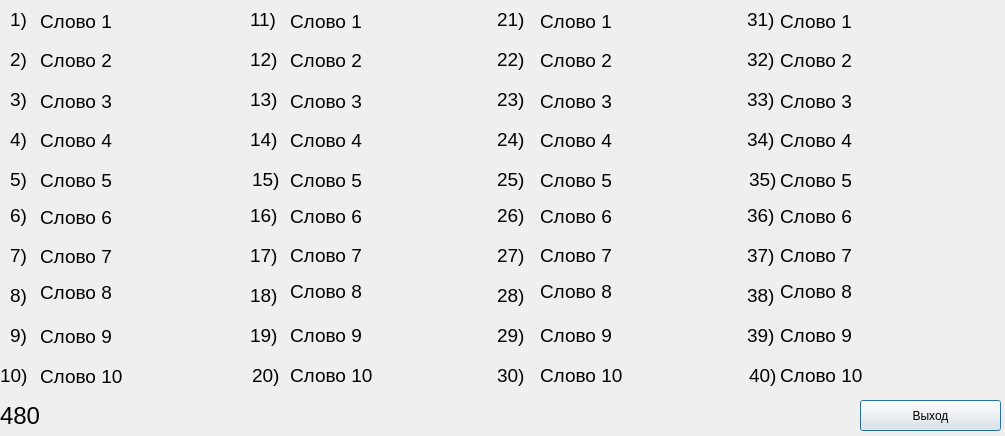
<?xml version="1.0" encoding="UTF-8"?>
<ui version="4.0">
 <class>Test40Words</class>
 <widget class="QDialog" name="Test40Words">
  <property name="geometry">
   <rect>
    <x>0</x>
    <y>0</y>
    <width>1005</width>
    <height>436</height>
   </rect>
  </property>
  <property name="acceptDrops">
   <bool>false</bool>
  </property>
  <property name="windowTitle">
   <string>Тест</string>
  </property>
  <widget class="QLabel" name="word17">
   <property name="geometry">
    <rect>
     <x>290</x>
     <y>235</y>
     <width>201</width>
     <height>41</height>
    </rect>
   </property>
   <property name="font">
    <font>
     <pointsize>14</pointsize>
    </font>
   </property>
   <property name="text">
    <string>Слово 7</string>
   </property>
  </widget>
  <widget class="QLabel" name="label_5">
   <property name="geometry">
    <rect>
     <x>0</x>
     <y>360</y>
     <width>31</width>
     <height>31</height>
    </rect>
   </property>
   <property name="font">
    <font>
     <pointsize>14</pointsize>
    </font>
   </property>
   <property name="text">
    <string>10)</string>
   </property>
  </widget>
  <widget class="QLabel" name="word12">
   <property name="geometry">
    <rect>
     <x>290</x>
     <y>40</y>
     <width>201</width>
     <height>41</height>
    </rect>
   </property>
   <property name="font">
    <font>
     <pointsize>14</pointsize>
    </font>
   </property>
   <property name="text">
    <string>Слово 2</string>
   </property>
  </widget>
  <widget class="QLabel" name="label_2">
   <property name="geometry">
    <rect>
     <x>10</x>
     <y>240</y>
     <width>21</width>
     <height>31</height>
    </rect>
   </property>
   <property name="font">
    <font>
     <pointsize>14</pointsize>
    </font>
   </property>
   <property name="text">
    <string>7)</string>
   </property>
  </widget>
  <widget class="QLabel" name="label_37">
   <property name="geometry">
    <rect>
     <x>497</x>
     <y>200</y>
     <width>31</width>
     <height>31</height>
    </rect>
   </property>
   <property name="font">
    <font>
     <pointsize>14</pointsize>
    </font>
   </property>
   <property name="text">
    <string>26)</string>
   </property>
  </widget>
  <widget class="QLabel" name="word1">
   <property name="geometry">
    <rect>
     <x>40</x>
     <y>1</y>
     <width>201</width>
     <height>41</height>
    </rect>
   </property>
   <property name="font">
    <font>
     <pointsize>14</pointsize>
    </font>
   </property>
   <property name="text">
    <string>Слово 1</string>
   </property>
  </widget>
  <widget class="QLabel" name="label_24">
   <property name="geometry">
    <rect>
     <x>749</x>
     <y>360</y>
     <width>31</width>
     <height>31</height>
    </rect>
   </property>
   <property name="font">
    <font>
     <pointsize>14</pointsize>
    </font>
   </property>
   <property name="text">
    <string>40)</string>
   </property>
  </widget>
  <widget class="QLabel" name="label_31">
   <property name="geometry">
    <rect>
     <x>497</x>
     <y>360</y>
     <width>31</width>
     <height>31</height>
    </rect>
   </property>
   <property name="font">
    <font>
     <pointsize>14</pointsize>
    </font>
   </property>
   <property name="text">
    <string>30)</string>
   </property>
  </widget>
  <widget class="QLabel" name="label_25">
   <property name="geometry">
    <rect>
     <x>747</x>
     <y>280</y>
     <width>31</width>
     <height>31</height>
    </rect>
   </property>
   <property name="font">
    <font>
     <pointsize>14</pointsize>
    </font>
   </property>
   <property name="text">
    <string>38)</string>
   </property>
  </widget>
  <widget class="QLabel" name="label_41">
   <property name="geometry">
    <rect>
     <x>747</x>
     <y>240</y>
     <width>31</width>
     <height>31</height>
    </rect>
   </property>
   <property name="font">
    <font>
     <pointsize>14</pointsize>
    </font>
   </property>
   <property name="text">
    <string>37)</string>
   </property>
  </widget>
  <widget class="QLabel" name="word8">
   <property name="geometry">
    <rect>
     <x>40</x>
     <y>267</y>
     <width>201</width>
     <height>51</height>
    </rect>
   </property>
   <property name="font">
    <font>
     <pointsize>14</pointsize>
    </font>
   </property>
   <property name="text">
    <string>Слово 8</string>
   </property>
  </widget>
  <widget class="QLabel" name="word20">
   <property name="geometry">
    <rect>
     <x>290</x>
     <y>355</y>
     <width>201</width>
     <height>41</height>
    </rect>
   </property>
   <property name="font">
    <font>
     <pointsize>14</pointsize>
    </font>
   </property>
   <property name="text">
    <string>Слово 10</string>
   </property>
  </widget>
  <widget class="QLabel" name="word14">
   <property name="geometry">
    <rect>
     <x>290</x>
     <y>120</y>
     <width>201</width>
     <height>41</height>
    </rect>
   </property>
   <property name="font">
    <font>
     <pointsize>14</pointsize>
    </font>
   </property>
   <property name="text">
    <string>Слово 4</string>
   </property>
  </widget>
  <widget class="QLabel" name="word19">
   <property name="geometry">
    <rect>
     <x>290</x>
     <y>315</y>
     <width>201</width>
     <height>41</height>
    </rect>
   </property>
   <property name="font">
    <font>
     <pointsize>14</pointsize>
    </font>
   </property>
   <property name="text">
    <string>Слово 9</string>
   </property>
  </widget>
  <widget class="QLabel" name="label_6">
   <property name="geometry">
    <rect>
     <x>250</x>
     <y>200</y>
     <width>31</width>
     <height>31</height>
    </rect>
   </property>
   <property name="font">
    <font>
     <pointsize>14</pointsize>
    </font>
   </property>
   <property name="text">
    <string>16)</string>
   </property>
  </widget>
  <widget class="QLabel" name="word15">
   <property name="geometry">
    <rect>
     <x>290</x>
     <y>160</y>
     <width>201</width>
     <height>41</height>
    </rect>
   </property>
   <property name="font">
    <font>
     <pointsize>14</pointsize>
    </font>
   </property>
   <property name="text">
    <string>Слово 5</string>
   </property>
  </widget>
  <widget class="QLabel" name="word2">
   <property name="geometry">
    <rect>
     <x>40</x>
     <y>40</y>
     <width>201</width>
     <height>41</height>
    </rect>
   </property>
   <property name="font">
    <font>
     <pointsize>14</pointsize>
    </font>
   </property>
   <property name="text">
    <string>Слово 2</string>
   </property>
  </widget>
  <widget class="QLabel" name="word9">
   <property name="geometry">
    <rect>
     <x>40</x>
     <y>316</y>
     <width>201</width>
     <height>41</height>
    </rect>
   </property>
   <property name="font">
    <font>
     <pointsize>14</pointsize>
    </font>
   </property>
   <property name="text">
    <string>Слово 9</string>
   </property>
  </widget>
  <widget class="QLabel" name="word18">
   <property name="geometry">
    <rect>
     <x>290</x>
     <y>266</y>
     <width>201</width>
     <height>51</height>
    </rect>
   </property>
   <property name="font">
    <font>
     <pointsize>14</pointsize>
    </font>
   </property>
   <property name="text">
    <string>Слово 8</string>
   </property>
  </widget>
  <widget class="QLabel" name="label_35">
   <property name="geometry">
    <rect>
     <x>747</x>
     <y>200</y>
     <width>31</width>
     <height>31</height>
    </rect>
   </property>
   <property name="font">
    <font>
     <pointsize>14</pointsize>
    </font>
   </property>
   <property name="text">
    <string>36)</string>
   </property>
  </widget>
  <widget class="QLabel" name="label_3">
   <property name="geometry">
    <rect>
     <x>10</x>
     <y>280</y>
     <width>21</width>
     <height>31</height>
    </rect>
   </property>
   <property name="font">
    <font>
     <pointsize>14</pointsize>
    </font>
   </property>
   <property name="text">
    <string>8)</string>
   </property>
  </widget>
  <widget class="QLabel" name="label_39">
   <property name="geometry">
    <rect>
     <x>497</x>
     <y>320</y>
     <width>31</width>
     <height>31</height>
    </rect>
   </property>
   <property name="font">
    <font>
     <pointsize>14</pointsize>
    </font>
   </property>
   <property name="text">
    <string>29)</string>
   </property>
  </widget>
  <widget class="QPushButton" name="pushButton">
   <property name="geometry">
    <rect>
     <x>860</x>
     <y>400</y>
     <width>141</width>
     <height>31</height>
    </rect>
   </property>
   <property name="text">
    <string>Выход</string>
   </property>
  </widget>
  <widget class="QLabel" name="word4">
   <property name="geometry">
    <rect>
     <x>40</x>
     <y>120</y>
     <width>201</width>
     <height>41</height>
    </rect>
   </property>
   <property name="font">
    <font>
     <pointsize>14</pointsize>
    </font>
   </property>
   <property name="text">
    <string>Слово 4</string>
   </property>
  </widget>
  <widget class="QLabel" name="label_7">
   <property name="geometry">
    <rect>
     <x>250</x>
     <y>240</y>
     <width>31</width>
     <height>31</height>
    </rect>
   </property>
   <property name="font">
    <font>
     <pointsize>14</pointsize>
    </font>
   </property>
   <property name="text">
    <string>17)</string>
   </property>
  </widget>
  <widget class="QLabel" name="label_28">
   <property name="geometry">
    <rect>
     <x>747</x>
     <y>320</y>
     <width>31</width>
     <height>31</height>
    </rect>
   </property>
   <property name="font">
    <font>
     <pointsize>14</pointsize>
    </font>
   </property>
   <property name="text">
    <string>39)</string>
   </property>
  </widget>
  <widget class="QLabel" name="word10">
   <property name="geometry">
    <rect>
     <x>40</x>
     <y>356</y>
     <width>201</width>
     <height>41</height>
    </rect>
   </property>
   <property name="font">
    <font>
     <pointsize>14</pointsize>
    </font>
   </property>
   <property name="text">
    <string>Слово 10</string>
   </property>
  </widget>
  <widget class="QLabel" name="word5">
   <property name="geometry">
    <rect>
     <x>40</x>
     <y>160</y>
     <width>201</width>
     <height>41</height>
    </rect>
   </property>
   <property name="font">
    <font>
     <pointsize>14</pointsize>
    </font>
   </property>
   <property name="text">
    <string>Слово 5</string>
   </property>
  </widget>
  <widget class="QLabel" name="label_10">
   <property name="geometry">
    <rect>
     <x>252</x>
     <y>360</y>
     <width>31</width>
     <height>31</height>
    </rect>
   </property>
   <property name="font">
    <font>
     <pointsize>14</pointsize>
    </font>
   </property>
   <property name="text">
    <string>20)</string>
   </property>
  </widget>
  <widget class="QLabel" name="label_1">
   <property name="geometry">
    <rect>
     <x>10</x>
     <y>200</y>
     <width>21</width>
     <height>31</height>
    </rect>
   </property>
   <property name="font">
    <font>
     <pointsize>14</pointsize>
    </font>
   </property>
   <property name="text">
    <string>6)</string>
   </property>
  </widget>
  <widget class="QLabel" name="label_9">
   <property name="geometry">
    <rect>
     <x>250</x>
     <y>320</y>
     <width>31</width>
     <height>31</height>
    </rect>
   </property>
   <property name="font">
    <font>
     <pointsize>14</pointsize>
    </font>
   </property>
   <property name="text">
    <string>19)</string>
   </property>
  </widget>
  <widget class="QLabel" name="word16">
   <property name="geometry">
    <rect>
     <x>290</x>
     <y>196</y>
     <width>201</width>
     <height>41</height>
    </rect>
   </property>
   <property name="font">
    <font>
     <pointsize>14</pointsize>
    </font>
   </property>
   <property name="text">
    <string>Слово 6</string>
   </property>
  </widget>
  <widget class="QLabel" name="word6">
   <property name="geometry">
    <rect>
     <x>40</x>
     <y>197</y>
     <width>201</width>
     <height>41</height>
    </rect>
   </property>
   <property name="font">
    <font>
     <pointsize>14</pointsize>
    </font>
   </property>
   <property name="text">
    <string>Слово 6</string>
   </property>
  </widget>
  <widget class="QLabel" name="label_26">
   <property name="geometry">
    <rect>
     <x>497</x>
     <y>240</y>
     <width>31</width>
     <height>31</height>
    </rect>
   </property>
   <property name="font">
    <font>
     <pointsize>14</pointsize>
    </font>
   </property>
   <property name="text">
    <string>27)</string>
   </property>
  </widget>
  <widget class="QLabel" name="word3">
   <property name="geometry">
    <rect>
     <x>40</x>
     <y>81</y>
     <width>201</width>
     <height>41</height>
    </rect>
   </property>
   <property name="font">
    <font>
     <pointsize>14</pointsize>
    </font>
   </property>
   <property name="text">
    <string>Слово 3</string>
   </property>
  </widget>
  <widget class="QLabel" name="label_8">
   <property name="geometry">
    <rect>
     <x>250</x>
     <y>280</y>
     <width>31</width>
     <height>31</height>
    </rect>
   </property>
   <property name="font">
    <font>
     <pointsize>14</pointsize>
    </font>
   </property>
   <property name="text">
    <string>18)</string>
   </property>
  </widget>
  <widget class="QLabel" name="label_4">
   <property name="geometry">
    <rect>
     <x>10</x>
     <y>320</y>
     <width>21</width>
     <height>31</height>
    </rect>
   </property>
   <property name="font">
    <font>
     <pointsize>14</pointsize>
    </font>
   </property>
   <property name="text">
    <string>9)</string>
   </property>
  </widget>
  <widget class="QLabel" name="label_34">
   <property name="geometry">
    <rect>
     <x>497</x>
     <y>280</y>
     <width>31</width>
     <height>31</height>
    </rect>
   </property>
   <property name="font">
    <font>
     <pointsize>14</pointsize>
    </font>
   </property>
   <property name="text">
    <string>28)</string>
   </property>
  </widget>
  <widget class="QLabel" name="word11">
   <property name="geometry">
    <rect>
     <x>290</x>
     <y>1</y>
     <width>201</width>
     <height>41</height>
    </rect>
   </property>
   <property name="font">
    <font>
     <pointsize>14</pointsize>
    </font>
   </property>
   <property name="text">
    <string>Слово 1</string>
   </property>
  </widget>
  <widget class="QLabel" name="word13">
   <property name="geometry">
    <rect>
     <x>290</x>
     <y>81</y>
     <width>201</width>
     <height>41</height>
    </rect>
   </property>
   <property name="font">
    <font>
     <pointsize>14</pointsize>
    </font>
   </property>
   <property name="text">
    <string>Слово 3</string>
   </property>
  </widget>
  <widget class="QLabel" name="word7">
   <property name="geometry">
    <rect>
     <x>40</x>
     <y>236</y>
     <width>201</width>
     <height>41</height>
    </rect>
   </property>
   <property name="font">
    <font>
     <pointsize>14</pointsize>
    </font>
   </property>
   <property name="text">
    <string>Слово 7</string>
   </property>
  </widget>
  <widget class="QLabel" name="label_21">
   <property name="geometry">
    <rect>
     <x>0</x>
     <y>400</y>
     <width>51</width>
     <height>31</height>
    </rect>
   </property>
   <property name="font">
    <font>
     <pointsize>18</pointsize>
    </font>
   </property>
   <property name="text">
    <string>480</string>
   </property>
  </widget>
  <widget class="QLabel" name="label_11">
   <property name="geometry">
    <rect>
     <x>250</x>
     <y>124</y>
     <width>31</width>
     <height>31</height>
    </rect>
   </property>
   <property name="font">
    <font>
     <pointsize>14</pointsize>
    </font>
   </property>
   <property name="text">
    <string>14)</string>
   </property>
  </widget>
  <widget class="QLabel" name="label_12">
   <property name="geometry">
    <rect>
     <x>10</x>
     <y>44</y>
     <width>21</width>
     <height>31</height>
    </rect>
   </property>
   <property name="font">
    <font>
     <pointsize>14</pointsize>
    </font>
   </property>
   <property name="text">
    <string>2)</string>
   </property>
  </widget>
  <widget class="QLabel" name="label_32">
   <property name="geometry">
    <rect>
     <x>497</x>
     <y>164</y>
     <width>31</width>
     <height>31</height>
    </rect>
   </property>
   <property name="font">
    <font>
     <pointsize>14</pointsize>
    </font>
   </property>
   <property name="text">
    <string>25)</string>
   </property>
  </widget>
  <widget class="QLabel" name="label_29">
   <property name="geometry">
    <rect>
     <x>747</x>
     <y>124</y>
     <width>31</width>
     <height>31</height>
    </rect>
   </property>
   <property name="font">
    <font>
     <pointsize>14</pointsize>
    </font>
   </property>
   <property name="text">
    <string>34)</string>
   </property>
  </widget>
  <widget class="QLabel" name="label_27">
   <property name="geometry">
    <rect>
     <x>747</x>
     <y>84</y>
     <width>31</width>
     <height>31</height>
    </rect>
   </property>
   <property name="font">
    <font>
     <pointsize>14</pointsize>
    </font>
   </property>
   <property name="text">
    <string>33)</string>
   </property>
  </widget>
  <widget class="QLabel" name="label_42">
   <property name="geometry">
    <rect>
     <x>747</x>
     <y>44</y>
     <width>31</width>
     <height>31</height>
    </rect>
   </property>
   <property name="font">
    <font>
     <pointsize>14</pointsize>
    </font>
   </property>
   <property name="text">
    <string>32)</string>
   </property>
  </widget>
  <widget class="QLabel" name="label_36">
   <property name="geometry">
    <rect>
     <x>497</x>
     <y>84</y>
     <width>31</width>
     <height>31</height>
    </rect>
   </property>
   <property name="font">
    <font>
     <pointsize>14</pointsize>
    </font>
   </property>
   <property name="text">
    <string>23)</string>
   </property>
  </widget>
  <widget class="QLabel" name="label_38">
   <property name="geometry">
    <rect>
     <x>497</x>
     <y>4</y>
     <width>31</width>
     <height>31</height>
    </rect>
   </property>
   <property name="font">
    <font>
     <pointsize>14</pointsize>
    </font>
   </property>
   <property name="text">
    <string>21)</string>
   </property>
  </widget>
  <widget class="QLabel" name="label_40">
   <property name="geometry">
    <rect>
     <x>747</x>
     <y>4</y>
     <width>31</width>
     <height>31</height>
    </rect>
   </property>
   <property name="font">
    <font>
     <pointsize>14</pointsize>
    </font>
   </property>
   <property name="text">
    <string>31)</string>
   </property>
  </widget>
  <widget class="QLabel" name="label_13">
   <property name="geometry">
    <rect>
     <x>10</x>
     <y>164</y>
     <width>21</width>
     <height>31</height>
    </rect>
   </property>
   <property name="font">
    <font>
     <pointsize>14</pointsize>
    </font>
   </property>
   <property name="text">
    <string>5)</string>
   </property>
  </widget>
  <widget class="QLabel" name="label_30">
   <property name="geometry">
    <rect>
     <x>749</x>
     <y>164</y>
     <width>31</width>
     <height>31</height>
    </rect>
   </property>
   <property name="font">
    <font>
     <pointsize>14</pointsize>
    </font>
   </property>
   <property name="text">
    <string>35)</string>
   </property>
  </widget>
  <widget class="QLabel" name="label_14">
   <property name="geometry">
    <rect>
     <x>252</x>
     <y>164</y>
     <width>31</width>
     <height>31</height>
    </rect>
   </property>
   <property name="font">
    <font>
     <pointsize>14</pointsize>
    </font>
   </property>
   <property name="text">
    <string>15)</string>
   </property>
  </widget>
  <widget class="QLabel" name="label_15">
   <property name="geometry">
    <rect>
     <x>250</x>
     <y>4</y>
     <width>31</width>
     <height>31</height>
    </rect>
   </property>
   <property name="font">
    <font>
     <pointsize>14</pointsize>
    </font>
   </property>
   <property name="text">
    <string>11)</string>
   </property>
  </widget>
  <widget class="QLabel" name="label_16">
   <property name="geometry">
    <rect>
     <x>250</x>
     <y>84</y>
     <width>31</width>
     <height>31</height>
    </rect>
   </property>
   <property name="font">
    <font>
     <pointsize>14</pointsize>
    </font>
   </property>
   <property name="text">
    <string>13)</string>
   </property>
  </widget>
  <widget class="QLabel" name="label_43">
   <property name="geometry">
    <rect>
     <x>497</x>
     <y>124</y>
     <width>31</width>
     <height>31</height>
    </rect>
   </property>
   <property name="font">
    <font>
     <pointsize>14</pointsize>
    </font>
   </property>
   <property name="text">
    <string>24)</string>
   </property>
  </widget>
  <widget class="QLabel" name="label_17">
   <property name="geometry">
    <rect>
     <x>10</x>
     <y>4</y>
     <width>21</width>
     <height>31</height>
    </rect>
   </property>
   <property name="font">
    <font>
     <pointsize>14</pointsize>
    </font>
   </property>
   <property name="text">
    <string>1)</string>
   </property>
  </widget>
  <widget class="QLabel" name="label_18">
   <property name="geometry">
    <rect>
     <x>10</x>
     <y>124</y>
     <width>21</width>
     <height>31</height>
    </rect>
   </property>
   <property name="font">
    <font>
     <pointsize>14</pointsize>
    </font>
   </property>
   <property name="text">
    <string>4)</string>
   </property>
  </widget>
  <widget class="QLabel" name="label_19">
   <property name="geometry">
    <rect>
     <x>10</x>
     <y>84</y>
     <width>21</width>
     <height>31</height>
    </rect>
   </property>
   <property name="font">
    <font>
     <pointsize>14</pointsize>
    </font>
   </property>
   <property name="text">
    <string>3)</string>
   </property>
  </widget>
  <widget class="QLabel" name="label_33">
   <property name="geometry">
    <rect>
     <x>497</x>
     <y>44</y>
     <width>31</width>
     <height>31</height>
    </rect>
   </property>
   <property name="font">
    <font>
     <pointsize>14</pointsize>
    </font>
   </property>
   <property name="text">
    <string>22)</string>
   </property>
  </widget>
  <widget class="QLabel" name="label_20">
   <property name="geometry">
    <rect>
     <x>250</x>
     <y>44</y>
     <width>31</width>
     <height>31</height>
    </rect>
   </property>
   <property name="font">
    <font>
     <pointsize>14</pointsize>
    </font>
   </property>
   <property name="text">
    <string>12)</string>
   </property>
  </widget>
  <widget class="QLabel" name="word26">
   <property name="geometry">
    <rect>
     <x>540</x>
     <y>196</y>
     <width>201</width>
     <height>41</height>
    </rect>
   </property>
   <property name="font">
    <font>
     <pointsize>14</pointsize>
    </font>
   </property>
   <property name="text">
    <string>Слово 6</string>
   </property>
  </widget>
  <widget class="QLabel" name="word24">
   <property name="geometry">
    <rect>
     <x>540</x>
     <y>120</y>
     <width>201</width>
     <height>41</height>
    </rect>
   </property>
   <property name="font">
    <font>
     <pointsize>14</pointsize>
    </font>
   </property>
   <property name="text">
    <string>Слово 4</string>
   </property>
  </widget>
  <widget class="QLabel" name="word23">
   <property name="geometry">
    <rect>
     <x>540</x>
     <y>81</y>
     <width>201</width>
     <height>41</height>
    </rect>
   </property>
   <property name="font">
    <font>
     <pointsize>14</pointsize>
    </font>
   </property>
   <property name="text">
    <string>Слово 3</string>
   </property>
  </widget>
  <widget class="QLabel" name="word27">
   <property name="geometry">
    <rect>
     <x>540</x>
     <y>235</y>
     <width>201</width>
     <height>41</height>
    </rect>
   </property>
   <property name="font">
    <font>
     <pointsize>14</pointsize>
    </font>
   </property>
   <property name="text">
    <string>Слово 7</string>
   </property>
  </widget>
  <widget class="QLabel" name="word22">
   <property name="geometry">
    <rect>
     <x>540</x>
     <y>40</y>
     <width>201</width>
     <height>41</height>
    </rect>
   </property>
   <property name="font">
    <font>
     <pointsize>14</pointsize>
    </font>
   </property>
   <property name="text">
    <string>Слово 2</string>
   </property>
  </widget>
  <widget class="QLabel" name="word29">
   <property name="geometry">
    <rect>
     <x>540</x>
     <y>315</y>
     <width>201</width>
     <height>41</height>
    </rect>
   </property>
   <property name="font">
    <font>
     <pointsize>14</pointsize>
    </font>
   </property>
   <property name="text">
    <string>Слово 9</string>
   </property>
  </widget>
  <widget class="QLabel" name="word25">
   <property name="geometry">
    <rect>
     <x>540</x>
     <y>160</y>
     <width>201</width>
     <height>41</height>
    </rect>
   </property>
   <property name="font">
    <font>
     <pointsize>14</pointsize>
    </font>
   </property>
   <property name="text">
    <string>Слово 5</string>
   </property>
  </widget>
  <widget class="QLabel" name="word28">
   <property name="geometry">
    <rect>
     <x>540</x>
     <y>266</y>
     <width>201</width>
     <height>51</height>
    </rect>
   </property>
   <property name="font">
    <font>
     <pointsize>14</pointsize>
    </font>
   </property>
   <property name="text">
    <string>Слово 8</string>
   </property>
  </widget>
  <widget class="QLabel" name="word30">
   <property name="geometry">
    <rect>
     <x>540</x>
     <y>355</y>
     <width>201</width>
     <height>41</height>
    </rect>
   </property>
   <property name="font">
    <font>
     <pointsize>14</pointsize>
    </font>
   </property>
   <property name="text">
    <string>Слово 10</string>
   </property>
  </widget>
  <widget class="QLabel" name="word21">
   <property name="geometry">
    <rect>
     <x>540</x>
     <y>1</y>
     <width>201</width>
     <height>41</height>
    </rect>
   </property>
   <property name="font">
    <font>
     <pointsize>14</pointsize>
    </font>
   </property>
   <property name="text">
    <string>Слово 1</string>
   </property>
  </widget>
  <widget class="QLabel" name="word36">
   <property name="geometry">
    <rect>
     <x>780</x>
     <y>196</y>
     <width>201</width>
     <height>41</height>
    </rect>
   </property>
   <property name="font">
    <font>
     <pointsize>14</pointsize>
    </font>
   </property>
   <property name="text">
    <string>Слово 6</string>
   </property>
  </widget>
  <widget class="QLabel" name="word34">
   <property name="geometry">
    <rect>
     <x>780</x>
     <y>120</y>
     <width>201</width>
     <height>41</height>
    </rect>
   </property>
   <property name="font">
    <font>
     <pointsize>14</pointsize>
    </font>
   </property>
   <property name="text">
    <string>Слово 4</string>
   </property>
  </widget>
  <widget class="QLabel" name="word33">
   <property name="geometry">
    <rect>
     <x>780</x>
     <y>81</y>
     <width>201</width>
     <height>41</height>
    </rect>
   </property>
   <property name="font">
    <font>
     <pointsize>14</pointsize>
    </font>
   </property>
   <property name="text">
    <string>Слово 3</string>
   </property>
  </widget>
  <widget class="QLabel" name="word37">
   <property name="geometry">
    <rect>
     <x>780</x>
     <y>235</y>
     <width>201</width>
     <height>41</height>
    </rect>
   </property>
   <property name="font">
    <font>
     <pointsize>14</pointsize>
    </font>
   </property>
   <property name="text">
    <string>Слово 7</string>
   </property>
  </widget>
  <widget class="QLabel" name="word32">
   <property name="geometry">
    <rect>
     <x>780</x>
     <y>40</y>
     <width>201</width>
     <height>41</height>
    </rect>
   </property>
   <property name="font">
    <font>
     <pointsize>14</pointsize>
    </font>
   </property>
   <property name="text">
    <string>Слово 2</string>
   </property>
  </widget>
  <widget class="QLabel" name="word39">
   <property name="geometry">
    <rect>
     <x>780</x>
     <y>315</y>
     <width>201</width>
     <height>41</height>
    </rect>
   </property>
   <property name="font">
    <font>
     <pointsize>14</pointsize>
    </font>
   </property>
   <property name="text">
    <string>Слово 9</string>
   </property>
  </widget>
  <widget class="QLabel" name="word35">
   <property name="geometry">
    <rect>
     <x>780</x>
     <y>160</y>
     <width>201</width>
     <height>41</height>
    </rect>
   </property>
   <property name="font">
    <font>
     <pointsize>14</pointsize>
    </font>
   </property>
   <property name="text">
    <string>Слово 5</string>
   </property>
  </widget>
  <widget class="QLabel" name="word38">
   <property name="geometry">
    <rect>
     <x>780</x>
     <y>266</y>
     <width>201</width>
     <height>51</height>
    </rect>
   </property>
   <property name="font">
    <font>
     <pointsize>14</pointsize>
    </font>
   </property>
   <property name="text">
    <string>Слово 8</string>
   </property>
  </widget>
  <widget class="QLabel" name="word40">
   <property name="geometry">
    <rect>
     <x>780</x>
     <y>355</y>
     <width>201</width>
     <height>41</height>
    </rect>
   </property>
   <property name="font">
    <font>
     <pointsize>14</pointsize>
    </font>
   </property>
   <property name="text">
    <string>Слово 10</string>
   </property>
  </widget>
  <widget class="QLabel" name="word31">
   <property name="geometry">
    <rect>
     <x>780</x>
     <y>1</y>
     <width>201</width>
     <height>41</height>
    </rect>
   </property>
   <property name="font">
    <font>
     <pointsize>14</pointsize>
    </font>
   </property>
   <property name="text">
    <string>Слово 1</string>
   </property>
  </widget>
 </widget>
 <resources/>
 <connections/>
</ui>
